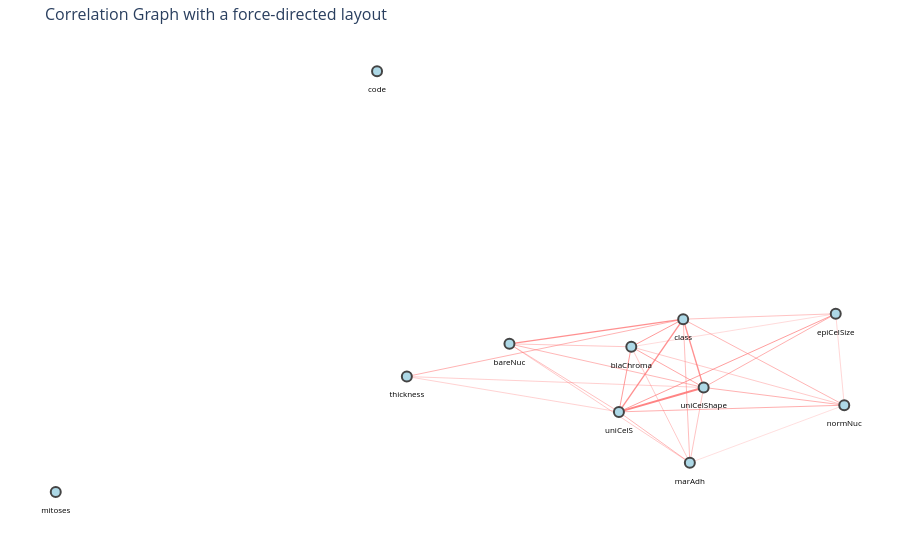

Write notebook code for a chart like this one.
### Markdown cell above
For this graph we chose a big enough k so we can interpret and read the correlations within the central cluster but not that big so the large distance to the isolated points is noticeable. 

*Interpretation of the graph:*
We can tell that there is one dense correlated cluster in the center while mitoses and code appear isolated, meaning that these variables do not have correlations above the threshold. Then, there are a few high-connectivity variables in the cluster such as class & blaChroma, uniCelS & blaChroma, epiCelsize & normNuc and some others. The graph also allows as to tell which relations are weaker inside the cluster, e.g, thickness & uniCelShape or non not high enough correlation between variables form inside the cluster, e.g., thickness & epiCelSize. Lastly, the variables that are more centered in the cluster are the ones that are highle related to more other variables.

### **c) Reflecting the magnitude of the correlation**

Now the edges will have different colour intensities to reflect the magnitude of the correlation. Nevertheless, this modification might me even more useful in other kinds of layouts because the force layout already reflects the magnitudes via positions.

To do this we will modify both, the line width and the intensity of the color of the edge. A higher correlation will be reflected in a more intense and wide edge.

### Code cell
G2 = nx.Graph()

# Add the variables as nodes:
for col in corr_mat.columns:
    G2.add_node(col)

threshold = 0.6

for i in range(len(corr_mat.columns)):
    for j in range(i+1, len(corr_mat.columns)):
        if abs(corr_mat.iloc[i, j]) > threshold: 
            G2.add_edge(corr_mat.columns[i], corr_mat.columns[j], weight=corr_mat.iloc[i, j]) #we add the weights


# Force-directed layout
pos = nx.spring_layout(G2,k=3.2,iterations=200, seed=1) # k controls spacing between nodes, iterations controls convergence, seed for reproducibility

# Edge traces:
edge_traces = [] 

for edge in G2.edges(data=True):
    node1, node2, attr = edge
    x0, y0 = pos[node1]
    x1, y1 = pos[node2]

    weight = abs(attr['weight'])
    exaggerated_weight = weight ** 4

    edge_width = exaggerated_weight *3

    edge_color = f"rgba(420, 120, 120, {weight})"

    trace = go.Scatter(
        x=[x0, x1],
        y=[y0, y1],
        line=dict(width=edge_width, color=edge_color),
        hoverinfo='none',
        mode='lines'
    )
    edge_traces.append(trace)


# Node traces:
node_x = []
node_y = []
label_x = []
label_y = []
label_text = []
for node in G2.nodes():
    x, y = pos[node]
    node_x.append(x)
    node_y.append(y)
    label_x.append(x)
    label_y.append(y - 0.08)   
    label_text.append(node)

node_trace = go.Scatter(
    x=node_x, y=node_y,
    mode='markers',
    hoverinfo='text',
    marker=dict(size=10, color='lightblue', line_width=2))


label_trace = go.Scatter(
    x=label_x,
    y=label_y,

    mode='text',

    text=label_text,

    textposition='top center',

    hoverinfo='none',

    textfont=dict(
        size=8,
        color='black'
    )
)
    

fig = go.Figure(
    data=[*edge_traces, node_trace, label_trace],
    layout=go.Layout(
        title=dict(text='Correlation Graph with a force-directed layout', font=dict(size=16)),

        showlegend=False,
        hovermode='closest',

        margin=dict(b=20, l=5, r=5, t=40),

        xaxis=dict(showgrid=False, zeroline=False, showticklabels=False),
        yaxis=dict(showgrid=False, zeroline=False, showticklabels=False),

        plot_bgcolor='white'
    )
)

fig.show()

### Figure 1 — Plotly figure (JSON) as saved in the notebook; plotly's stock layout.template omitted (floating-point values rounded to 4 significant figures)
{"data": [{"hoverinfo": "none", "line": {"color": "rgba(420, 120, 120, 0.6449125043512695)", "width": 0.5189}, "mode": "lines", "type": "scatter", "x": [-0.3275, 0.07874], "y": [-0.06679, -0.19]}, {"hoverinfo": "none", "line": {"color": "rgba(420, 120, 120, 0.6545890800019238)", "width": 0.5508}, "mode": "lines", "type": "scatter", "x": [-0.3275, 0.241], "y": [-0.06679, -0.1049]}, {"hoverinfo": "none", "line": {"color": "rgba(420, 120, 120, 0.716001362113415)", "width": 0.7885}, "mode": "lines", "type": "scatter", "x": [-0.3275, 0.2018], "y": [-0.06679, 0.1329]}, {"hoverinfo": "none", "line": {"color": "rgba(420, 120, 120, 0.906881913052595)", "width": 2.029}, "mode": "lines", "type": "scatter", "x": [0.07874, 0.241], "y": [-0.19, -0.1049]}, {"hoverinfo": "none", "line": {"color": "rgba(420, 120, 120, 0.7055818115571121)", "width": 0.7436}, "mode": "lines", "type": "scatter", "x": [0.07874, 0.2146], "y": [-0.19, -0.3674]}, {"hoverinfo": "none", "line": {"color": "rgba(420, 120, 120, 0.7517991298771323)", "width": 0.9584}, "mode": "lines", "type": "scatter", "x": [0.07874, 0.4941], "y": [-0.19, 0.1518]}, {"hoverinfo": "none", "line": {"color": "rgba(420, 120, 120, 0.6866727999285196)", "width": 0.667}, "mode": "lines", "type": "scatter", "x": [0.07874, -0.1309], "y": [-0.19, 0.04698]}, {"hoverinfo": "none", "line": {"color": "rgba(420, 120, 120, 0.7557209811005735)", "width": 0.9785}, "mode": "lines", "type": "scatter", "x": [0.07874, 0.1024], "y": [-0.19, 0.03671]}, {"hoverinfo": "none", "line": {"color": "rgba(420, 120, 120, 0.7228648219063579)", "width": 0.8191}, "mode": "lines", "type": "scatter", "x": [0.07874, 0.5103], "y": [-0.19, -0.1667]}, {"hoverinfo": "none", "line": {"color": "rgba(420, 120, 120, 0.8179037353075593)", "width": 1.343}, "mode": "lines", "type": "scatter", "x": [0.07874, 0.2018], "y": [-0.19, 0.1329]}, {"hoverinfo": "none", "line": {"color": "rgba(420, 120, 120, 0.6830792002304764)", "width": 0.6531}, "mode": "lines", "type": "scatter", "x": [0.241, 0.2146], "y": [-0.1049, -0.3674]}, {"hoverinfo": "none", "line": {"color": "rgba(420, 120, 120, 0.719668437170359)", "width": 0.8047}, "mode": "lines", "type": "scatter", "x": [0.241, 0.4941], "y": [-0.1049, 0.1518]}, {"hoverinfo": "none", "line": {"color": "rgba(420, 120, 120, 0.7074737664821797)", "width": 0.7516}, "mode": "lines", "type": "scatter", "x": [0.241, -0.1309], "y": [-0.1049, 0.04698]}, {"hoverinfo": "none", "line": {"color": "rgba(420, 120, 120, 0.7359484540232976)", "width": 0.8801}, "mode": "lines", "type": "scatter", "x": [0.241, 0.1024], "y": [-0.1049, 0.03671]}, {"hoverinfo": "none", "line": {"color": "rgba(420, 120, 120, 0.7194463169532809)", "width": 0.8037}, "mode": "lines", "type": "scatter", "x": [0.241, 0.5103], "y": [-0.1049, -0.1667]}, {"hoverinfo": "none", "line": {"color": "rgba(420, 120, 120, 0.8189337394205247)", "width": 1.349}, "mode": "lines", "type": "scatter", "x": [0.241, 0.2018], "y": [-0.1049, 0.1329]}, {"hoverinfo": "none", "line": {"color": "rgba(420, 120, 120, 0.6669710296420306)", "width": 0.5937}, "mode": "lines", "type": "scatter", "x": [0.2146, -0.1309], "y": [-0.3674, 0.04698]}, {"hoverinfo": "none", "line": {"color": "rgba(420, 120, 120, 0.6667153262640534)", "width": 0.5928}, "mode": "lines", "type": "scatter", "x": [0.2146, 0.1024], "y": [-0.3674, 0.03671]}, {"hoverinfo": "none", "line": {"color": "rgba(420, 120, 120, 0.6033524122167618)", "width": 0.3976}, "mode": "lines", "type": "scatter", "x": [0.2146, 0.5103], "y": [-0.3674, -0.1667]}, {"hoverinfo": "none", "line": {"color": "rgba(420, 120, 120, 0.6968002062857461)", "width": 0.7072}, "mode": "lines", "type": "scatter", "x": [0.2146, 0.2018], "y": [-0.3674, 0.1329]}, {"hoverinfo": "none", "line": {"color": "rgba(420, 120, 120, 0.6161018408718487)", "width": 0.4322}, "mode": "lines", "type": "scatter", "x": [0.4941, 0.1024], "y": [0.1518, 0.03671]}, {"hoverinfo": "none", "line": {"color": "rgba(420, 120, 120, 0.6288806855890918)", "width": 0.4692}, "mode": "lines", "type": "scatter", "x": [0.4941, 0.5103], "y": [0.1518, -0.1667]}, {"hoverinfo": "none", "line": {"color": "rgba(420, 120, 120, 0.682784530093865)", "width": 0.652}, "mode": "lines", "type": "scatter", "x": [0.4941, 0.2018], "y": [0.1518, 0.1329]}, {"hoverinfo": "none", "line": {"color": "rgba(420, 120, 120, 0.6742147072859727)", "width": 0.6199}, "mode": "lines", "type": "scatter", "x": [-0.1309, 0.1024], "y": [0.04698, 0.03671]}, {"hoverinfo": "none", "line": {"color": "rgba(420, 120, 120, 0.8189679369613876)", "width": 1.35}, "mode": "lines", "type": "scatter", "x": [-0.1309, 0.2018], "y": [0.04698, 0.1329]}, {"hoverinfo": "none", "line": {"color": "rgba(420, 120, 120, 0.6658778094254387)", "width": 0.5898}, "mode": "lines", "type": "scatter", "x": [0.1024, 0.5103], "y": [0.03671, -0.1667]}, {"hoverinfo": "none", "line": {"color": "rgba(420, 120, 120, 0.756616146378905)", "width": 0.9832}, "mode": "lines", "type": "scatter", "x": [0.1024, 0.2018], "y": [0.03671, 0.1329]}, {"hoverinfo": "none", "line": {"color": "rgba(420, 120, 120, 0.7122436220251224)", "width": 0.772}, "mode": "lines", "type": "scatter", "x": [0.5103, 0.2018], "y": [-0.1667, 0.1329]}, {"hoverinfo": "text", "marker": {"color": "lightblue", "line": {"width": 2}, "size": 10}, "mode": "markers", "type": "scatter", "x": [-0.3846, -0.3275, 0.07874, 0.241, 0.2146, 0.4941, -0.1309, 0.1024, 0.5103, -1, 0.2018], "y": [0.9966, -0.06679, -0.19, -0.1049, -0.3674, 0.1518, 0.04698, 0.03671, -0.1667, -0.4692, 0.1329]}, {"hoverinfo": "none", "mode": "text", "text": ["code", "thickness", "uniCelS", "uniCelShape", "marAdh", "epiCelSize", "bareNuc", "blaChroma", "normNuc", "mitoses", "class"], "textfont": {"color": "black", "size": 8}, "textposition": "top center", "type": "scatter", "x": [-0.3846, -0.3275, 0.07874, 0.241, 0.2146, 0.4941, -0.1309, 0.1024, 0.5103, -1, 0.2018], "y": [0.9166, -0.1468, -0.27, -0.1849, -0.4474, 0.0718, -0.03302, -0.04329, -0.2467, -0.5492, 0.05292]}], "layout": {"hovermode": "closest", "margin": {"b": 20, "l": 5, "r": 5, "t": 40}, "plot_bgcolor": "white", "showlegend": false, "title": {"font": {"size": 16}, "text": "Correlation Graph with a force-directed layout"}, "xaxis": {"showgrid": false, "showticklabels": false, "zeroline": false}, "yaxis": {"showgrid": false, "showticklabels": false, "zeroline": false}}}
